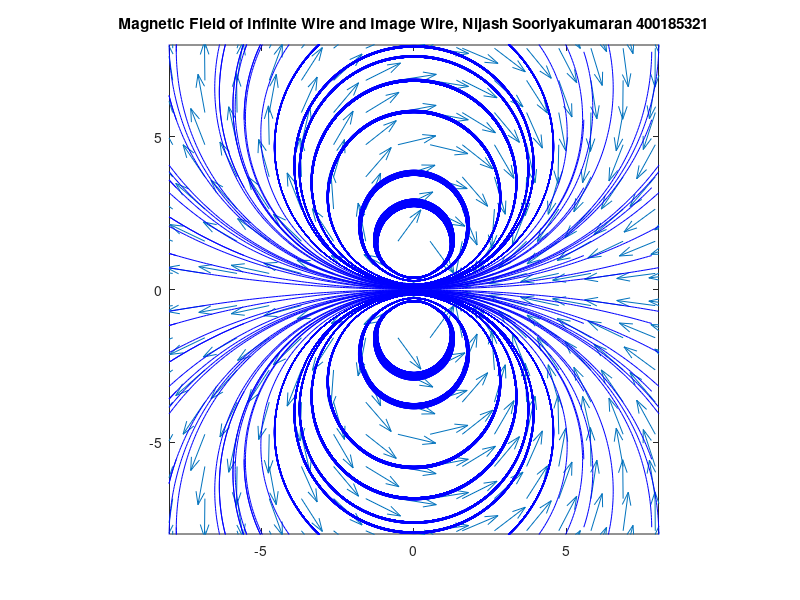

Source code (MATLAB):
%NIJASH SOORIYAKUMARAN, 400185321, ELECENG3KF4 LAB 2

clear;
close all;
%Initialize constants
epsilon = 8.854e-12;
mu = 1/(4*pi*10^-7);
%Meshgrid for magnetic field lines

[xPoint,yPoint] = meshgrid(linspace(-10,10,20),linspace(-10,10,20));

%Contour line meshgrid

[xContour,yContour] = meshgrid(linspace(-10,10,10),linspace(-10,10,10));

%Giving each charge a value

topWire = 5;
%Negative 5 to connotate the opposite flow of current hence opposite
%magnetic field
bottomWire = -5;


%Wire position initializations
topWirex = xPoint;
topWirey = yPoint+1;

bottomWirex = xPoint;
bottomWirey = yPoint-1;

length1 = sqrt(topWirex.^2+topWirey.^2);
length2 = sqrt(bottomWirex.^2+bottomWirey.^2);

%Calculating X-Component
Hx1 = mu.*topWire.*(-sin(atan2(topWirey,topWirex)))./(2*pi*length1);
Hx2 = mu.*bottomWire.*(-sin(atan2(bottomWirey,bottomWirex)))./(2*pi*length2);
%Calculating Y-Component
Hy1 = mu.*topWire.*(cos(atan2(topWirey,topWirex)))./(2*pi*length1);
Hy2 = mu.*bottomWire.*(cos(atan2(bottomWirey,bottomWirex)))./(2*pi*length2);
%Sum up all components
Hx = Hx1+Hx2;
Hy = Hy1 +Hy2;

H = sqrt(Hx.^2+Hy.^2);
%Normalize magnetic flux vectors
normalizedX = Hx./H;
normalizedY = Hy./H;
%Plot magnetic vector field
holdH = quiver(xPoint,yPoint,normalizedX,normalizedY)
%Plotting contour lines
streamline(xPoint,yPoint,normalizedX,normalizedY,xContour,yContour)
axis([-8 8 -8 8]);
axis equal;

title('Magnetic Field of Infinite Wire and Image Wire, Nijash Sooriyakumaran 400185321')

%If you wish to simply look at the top half, without the image wire:
%xlim([-8 8])
%ylim([0 8])